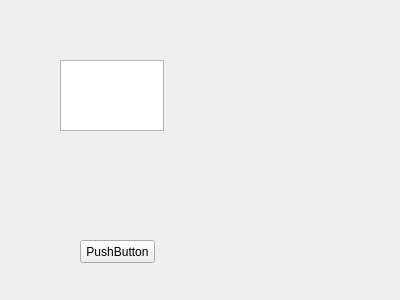
<?xml version="1.0" encoding="UTF-8"?>
<ui version="4.0">
 <class>Form</class>
 <widget class="QWidget" name="Form">
  <property name="geometry">
   <rect>
    <x>0</x>
    <y>0</y>
    <width>400</width>
    <height>300</height>
   </rect>
  </property>
  <property name="windowTitle">
   <string>Form</string>
  </property>
  <widget class="QPushButton" name="pushButton">
   <property name="geometry">
    <rect>
     <x>80</x>
     <y>240</y>
     <width>75</width>
     <height>23</height>
    </rect>
   </property>
   <property name="text">
    <string>PushButton</string>
   </property>
  </widget>
  <widget class="QTextEdit" name="textEdit">
   <property name="geometry">
    <rect>
     <x>60</x>
     <y>60</y>
     <width>104</width>
     <height>71</height>
    </rect>
   </property>
  </widget>
 </widget>
 <resources/>
 <connections>
  <connection>
   <sender>pushButton</sender>
   <signal>clicked()</signal>
   <receiver>Form</receiver>
   <slot>slot1()</slot>
   <hints>
    <hint type="sourcelabel">
     <x>104</x>
     <y>107</y>
    </hint>
    <hint type="destinationlabel">
     <x>126</x>
     <y>177</y>
    </hint>
   </hints>
  </connection>
 </connections>
 <slots>
  <slot>slot1()</slot>
 </slots>
</ui>
